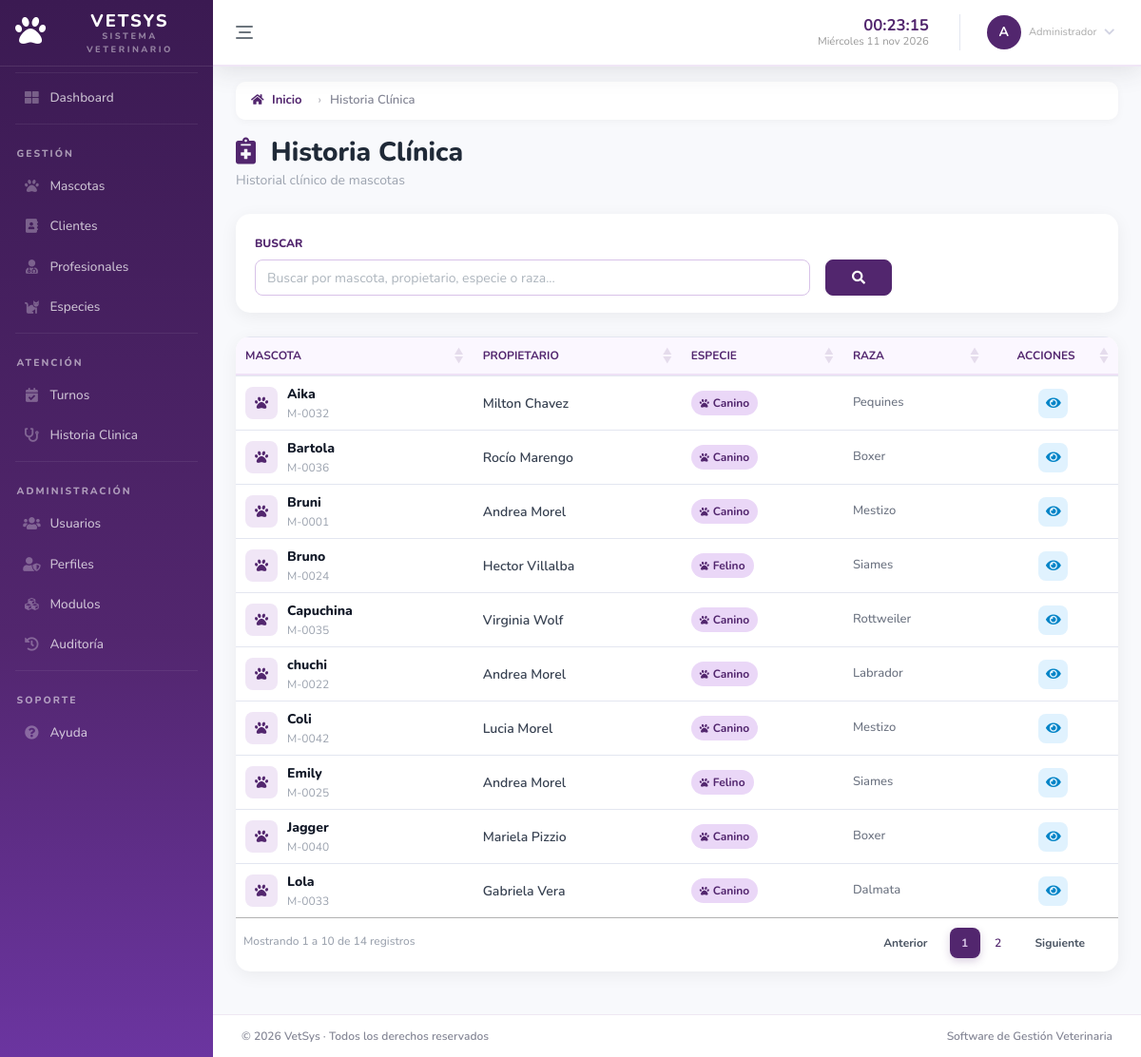
Page /modules/medical_records/index.php (signed in) on the earlier database version.
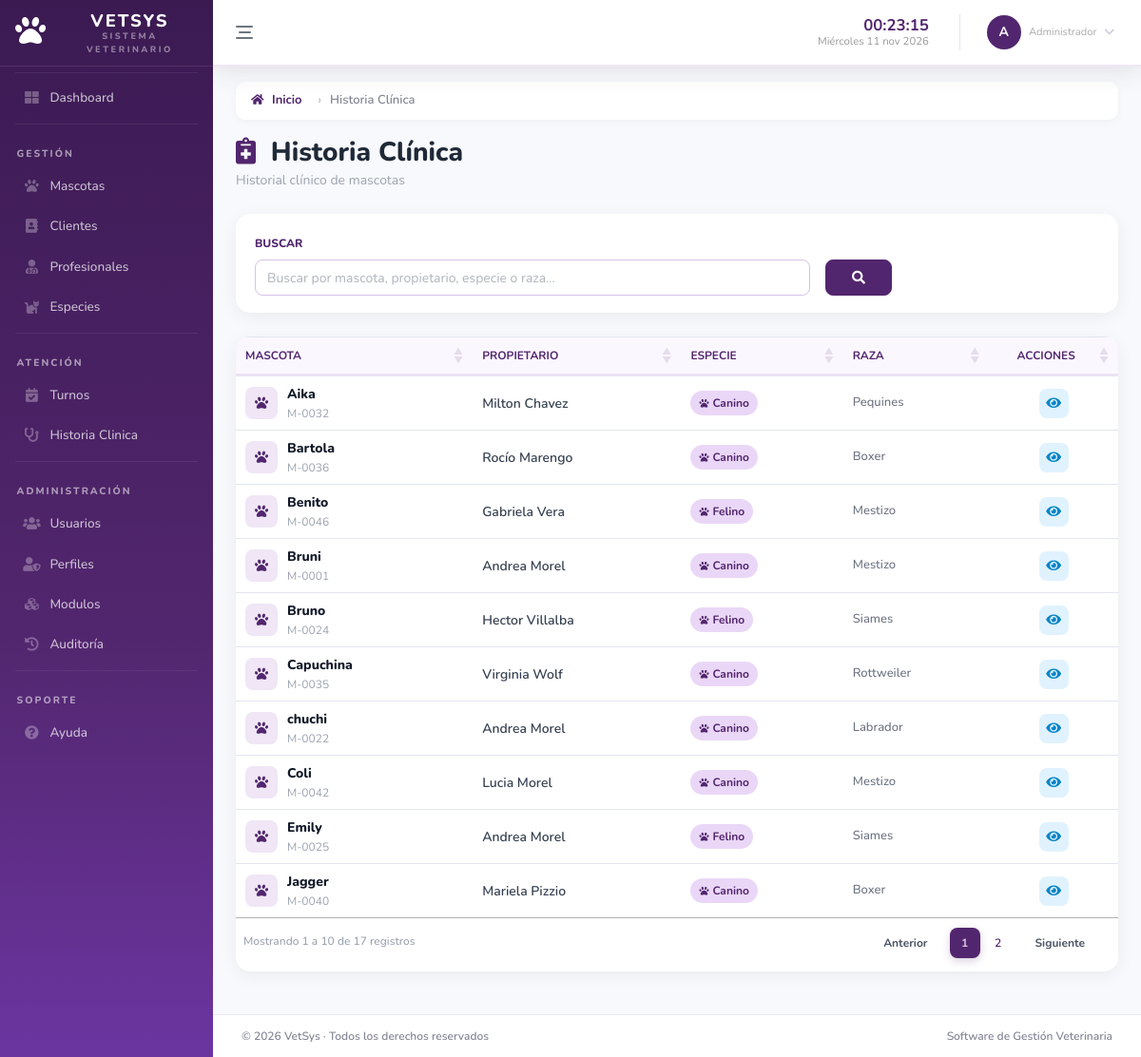
Same page on the later database version.
### tables this page shows
CREATE TABLE `modulo` (
  `id_modulo` int NOT NULL AUTO_INCREMENT,
  `nombre_modulo` varchar(80) NOT NULL,
  `ruta` varchar(150) NOT NULL,
  `icono` varchar(50) DEFAULT NULL,
  `estado` tinyint DEFAULT '1',
  `categoria` varchar(50) NOT NULL,
  `orden` int NOT NULL DEFAULT '0',
  PRIMARY KEY (`id_modulo`)
);

CREATE TABLE `mascota` (
  `id_mascota` int NOT NULL AUTO_INCREMENT,
  `id_especie` int NOT NULL,
  `id_cliente` int NOT NULL,
  `fecha_nacimiento` date DEFAULT NULL,
  `edad` int DEFAULT NULL,
  `unidad_edad` enum('dias','meses','años') DEFAULT NULL,
  `color` varchar(50) DEFAULT NULL,
  `nombre_mascota` varchar(100) NOT NULL,
  `peso` decimal(6,2) DEFAULT NULL,
  `sexo` varchar(20) DEFAULT NULL,
  `activo` tinyint DEFAULT '1',
  `condicion_especial` text,
  `cuidados_especiales` text,
  `token_publico` varchar(64) DEFAULT NULL,
  `condicion_otra` varchar(100) DEFAULT NULL,
  `ficha_publica` tinyint(1) NOT NULL DEFAULT '0',
  `mostrar_telefono` tinyint(1) NOT NULL DEFAULT '0',
  `consentimiento_qr` tinyint(1) NOT NULL DEFAULT '0',
  `fecha_consentimiento_qr` datetime DEFAULT NULL,
  `mostrar_domicilio` tinyint(1) NOT NULL DEFAULT '0',
  `foto` varchar(255) DEFAULT NULL,
  PRIMARY KEY (`id_mascota`),
  UNIQUE KEY `token_publico` (`token_publico`),
  KEY `id_especie` (`id_especie`),
  KEY `id_cliente` (`id_cliente`),
  CONSTRAINT `mascota_ibfk_1` FOREIGN KEY (`id_especie`) REFERENCES `especie` (`id_especie`),
  CONSTRAINT `mascota_ibfk_2` FOREIGN KEY (`id_cliente`) REFERENCES `cliente` (`id_cliente`)
);

CREATE TABLE `especie` (
  `id_especie` int NOT NULL AUTO_INCREMENT,
  `nombre_especie` varchar(100) NOT NULL,
  `raza` varchar(100) DEFAULT NULL,
  `activo` tinyint DEFAULT '1',
  PRIMARY KEY (`id_especie`)
);

### modules/medical_records/controllers/MedicalRecordController.php (called while the page is built, shortened)
<?php
require_once __DIR__ . '/../models/MedicalRecordModel.php';
class MedicalRecordController{
    private $model;
    public function __construct($conexion){
        $this->model = new MedicalRecordModel($conexion);
    }
    public function index(){
    $buscar = $_GET['buscar'] ?? '';
    $fecha_desde = $_GET['fecha_desde'] ?? '';
    $fecha_hasta = $_GET['fecha_hasta'] ?? '';
    $result = $this->model->getAll($buscar, $fecha_desde, $fecha_hasta);
    require_once __DIR__ . '/../views/index.php';
    }
}

### modules/medical_records/index.php (called while the page is built, shortened)
<?php
require_once '../../app/validateRoute.php';
require_once 'controllers/MedicalRecordController.php';
$controller = new MedicalRecordController($conexion);
$controller->index();

### modules/medical_records/models/MedicalRecordModel.php (called while the page is built, shortened)
<?php
class MedicalRecordModel{
    private $conexion;
    public function __construct($conexion)
    {
        $this->conexion = $conexion;
    }
  public function getAll($buscar = ''){
    $where = "WHERE m.activo = 1";
    $sql = "
        SELECT
            m.id_mascota,
            m.nombre_mascota,
            e.nombre_especie,
            e.raza,
            CONCAT(
                p.nombre_persona,
                ' ',
                p.apellido_persona
            ) AS propietario
        FROM mascota m
        INNER JOIN cliente c
            ON m.id_cliente = c.id_cliente
        INNER JOIN persona p
            ON c.id_persona = p.id_persona
        INNER JOIN especie e
            ON m.id_especie = e.id_especie
        $where
        ORDER BY m.nombre_mascota ASC
    ";
    return $this->conexion->query($sql);
}
}

### modules/medical_records/views/index.php (the view, shortened to what the changed rows need)
<?php
require_once '../../app/menu.php';
?>
<!DOCTYPE html>
<html lang="es">
<head>
    <link href="../../vendor/fontawesome-free/css/all.min.css"rel="stylesheet">
    <link href="../../css/sb-admin-2.min.css" rel="stylesheet">
    <link href="../../css/style_medicalrecord.css" rel="stylesheet">
    <link rel="stylesheet" href="https://cdn.datatables.net/1.13.8/css/jquery.dataTables.min.css">
    <link rel="stylesheet" href="https://cdn.datatables.net/buttons/2.4.2/css/buttons.dataTables.min.css">
</head>
<body>
<div class="container-fluid">
    <div class="d-flex justify-content-between align-items-center flex-wrap mb-4">
        <div>
            <h1 class="h3 page-title">
                <i class="fas fa-notes-medical mr-2"></i>
                Historia Clínica
            </h1>
        </div>
    </div>
    <div class="table-card">
        <div class="table-responsive">
            <table class="table table-hover" width="100%" id="tablaHistorias">
                <thead>
                    <tr>
                        <th>
                            Mascota
                        </th>
                        <th>
                            Propietario
                        </th>
                        <th>
                            Especie
                        </th>
                        <th>
                            Raza
                        </th>
                        <th
                            class="text-center"
                            style="width: 100px;"
                        >
                            Acciones
                        </th>
                    </tr>
                </thead>
                <tbody>
                <?php if (
                    $result &&
                    $result->num_rows > 0
                ) { ?>
                    <?php while (
                        $h = $result->fetch_object()
                    ) { ?>
                        <tr>
                            <td>
                                <div class="d-flex align-items-center">
                                    <span class="historia-icon">
                                        <i class="fas fa-paw"></i>
                                    </span>
                                    <div>
                                        <div class="mascota-name">
                                            <?= htmlspecialchars(
                                                $h->nombre_mascota
                                            ) ?>
                                        </div>
                                        <div class="hc-code">
                                            M-<?= str_pad(
                                                $h->id_mascota,
                                                4,
                                                '0',
                                                STR_PAD_LEFT
                                            ) ?>
                                        </div>
                                    </div>
                                </div>
                            </td>
                            <td>
                                <div class="dato-principal">
                                    <?= htmlspecialchars(
                                        $h->propietario
                                    ) ?>
                                </div>
                            </td>
                            <td>
                                <span class="badge-especie">
                                    <i class="fas fa-paw mr-1"></i>
                                    <?= htmlspecialchars(
                                        $h->nombre_especie
                                    ) ?>
                                </span>
                            </td>
                            <td>
                                <div class="dato-muted">
                                    <?= !empty($h->raza)
                                        ? htmlspecialchars($h->raza)
                                        : 'Sin especificar'
                                    ?>
                                </div>
                            </td>
                                <td class="text-center align-middle">
                                    <div class="action-buttons">
                                        <div class="tooltip-action">
                                            <a href="show.php?id=<?= $h->id_mascota ?>"
                                            class="btn-action btn-view">
                                                <i class="fas fa-eye"></i>
                                            </a>
                                        </div>
                                    </div>
                                </td>
                        </tr>
                    <?php } ?>
                <?php } ?>
                </tbody>
            </table>
        </div>
    </div>
</div>
</body>
</html>

### app/menu.php (shortened to what the changed rows need)
<?php
require __DIR__ . '/../settings/conexion.php';
$uri = $_SERVER['REQUEST_URI'] ?? '';
function isActive(string $path, string $uri): string {
    return str_contains($uri, $path) ? 'nav-active' : '';
}
    ?>
    <?php
$idPerfil = $_SESSION['id_perfil'];
$sql = "
SELECT
    m.id_modulo,
    m.nombre_modulo,
    m.ruta,
    m.icono,
    m.categoria,
    m.orden
FROM modulo m
INNER JOIN perfil_modulo pm
    ON pm.id_modulo = m.id_modulo
WHERE
    pm.id_perfil = ?
    AND m.estado = 1
ORDER BY
    m.categoria,
    m.orden
";
$stmt = mysqli_prepare($conexion, $sql);
mysqli_stmt_bind_param($stmt, "i", $idPerfil);
mysqli_stmt_execute($stmt);
$resultado = mysqli_stmt_get_result($stmt);
$menu = [];
while ($fila = mysqli_fetch_assoc($resultado)) {
    $menu[$fila['categoria']][] = $fila;
}
?>
<!DOCTYPE html>
<html lang="es">
<head>
    <link href="/SoftwareVet/vendor/fontawesome-free/css/all.min.css" rel="stylesheet">
    <link href="/SoftwareVet/css/sb-admin-2.min.css" rel="stylesheet">
    <link href="/SoftwareVet/css/style_menu.css" rel="stylesheet">
</head>
<body id="page-top" data-sidebar="full">
<div id="wrapper">
    <ul class="navbar-nav sidebar sidebar-dark accordion" id="accordionSidebar">
<?php
if (!empty($menu['Gestión'])):
    foreach ($menu['Gestión'] as $modulo):
?>
<li class="nav-item <?= isActive(parse_url($modulo['ruta'], PHP_URL_PATH), $uri) ?>">
    <a class="nav-link"
       href="<?= htmlspecialchars($modulo['ruta']) ?>"
       data-label="<?= htmlspecialchars($modulo['nombre_modulo']) ?>">
        <i class="fas fa-fw <?= htmlspecialchars($modulo['icono']) ?> nav-icon"></i>
        <span class="nav-text">
            <?= htmlspecialchars($modulo['nombre_modulo']) ?>
        </span>
    </a>
</li>
<?php
    endforeach;
endif;
?>
<?php if (!empty($menu['Atención'])): ?>
<?php foreach ($menu['Atención'] as $modulo): ?>
<li class="nav-item <?= isActive(parse_url($modulo['ruta'], PHP_URL_PATH), $uri) ?>">
    <a class="nav-link"
       href="<?= htmlspecialchars($modulo['ruta']) ?>"
       data-label="<?= htmlspecialchars($modulo['nombre_modulo']) ?>">
        <i class="fas fa-fw <?= htmlspecialchars($modulo['icono']) ?> nav-icon"></i>
        <span class="nav-text">
            <?= htmlspecialchars($modulo['nombre_modulo']) ?>
        </span>
    </a>
</li>
<?php endforeach; ?>
<?php endif; ?>
<?php if (!empty($menu['Administración'])): ?>
<?php foreach ($menu['Administración'] as $modulo): ?>
<li class="nav-item <?= isActive(parse_url($modulo['ruta'], PHP_URL_PATH), $uri) ?>">
    <a class="nav-link"
       href="<?= htmlspecialchars($modulo['ruta']) ?>"
       data-label="<?= htmlspecialchars($modulo['nombre_modulo']) ?>">
        <i class="fas fa-fw <?= htmlspecialchars($modulo['icono']) ?> nav-icon"></i>
        <span class="nav-text">
            <?= htmlspecialchars($modulo['nombre_modulo']) ?>
        </span>
    </a>
</li>
<?php endforeach; ?>
<?php endif; ?>
<?php if (!empty($menu['Soporte'])): ?>
<?php foreach ($menu['Soporte'] as $modulo): ?>
<li class="nav-item <?= isActive(parse_url($modulo['ruta'], PHP_URL_PATH), $uri) ?>">
    <a class="nav-link"
       href="<?= htmlspecialchars($modulo['ruta']) ?>"
       data-label="<?= htmlspecialchars($modulo['nombre_modulo']) ?>">
        <i class="fas fa-fw <?= htmlspecialchars($modulo['icono']) ?> nav-icon"></i>
        <span class="nav-text">
            <?= htmlspecialchars($modulo['nombre_modulo']) ?>
        </span>
    </a>
</li>
<?php endforeach; ?>
<?php endif; ?>
    </ul>
    <div id="content-wrapper" class="d-flex flex-column">
        <div id="content">

Differences in the rows shown:
no longer on this page (row unchanged): mascota: nombre_mascota "Lola", id_mascota "0033", propietario "Gabriela Vera", id_especie.nombre_especie "Canino", id_especie.raza "Dalmata"
added mascota: nombre_mascota "Benito", id_mascota "0046", propietario "Gabriela Vera", id_especie.nombre_especie "Felino", id_especie.raza "Mestizo"
Other differences:
text written by a page script: "Mostrando 1 a 10 de 14 registros Anterior 1 2 Siguiente" → "Mostrando 1 a 10 de 17 registros Anterior 1 2 Siguiente"
